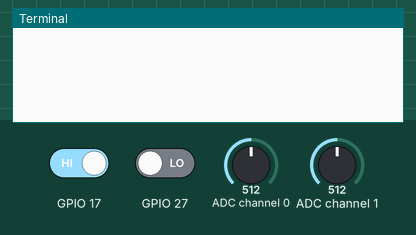
Bench run of a program on a simulated Raspberry Pi (BCM pin numbers). Parts: the last lines printed to the terminal. The test bench sets the inputs (shaded band); at power-on: GPIO 17 HIGH, GPIO 27 LOW, ADC channel 0 = 512, ADC channel 1 = 512 (analog values on the 0–1023 scale). Random numbers come from a fixed seed.

Above: at 1.2 s.
1.3 s: GPIO 17 driven LOW
At 1.9 s:
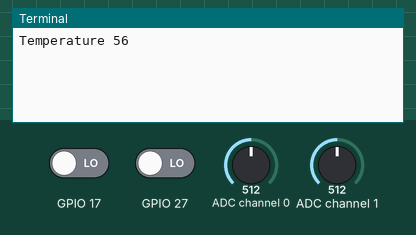
2.8 s: GPIO 17 driven HIGH and GPIO 27 driven HIGH
At 6.9 s:
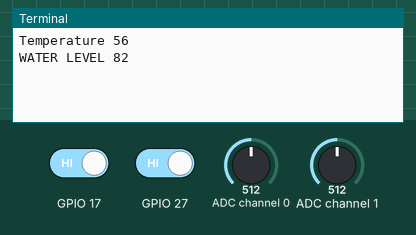

The program:

Sensor_interfacing.py
```python
import time
import RPi.GPIO as GPIO
import time
import random
# Import SPI library (for hardware SPI) and MCP3008 library.
import Adafruit_GPIO.SPI as SPI
import Adafruit_MCP3008

# Software SPI configuration:
CLK  = 11
MISO = 9
MOSI = 10
CS   = 8
mcp = Adafruit_MCP3008.MCP3008(clk=CLK, cs=CS, miso=MISO, mosi=MOSI)
GPIO.setwarnings(False)
GPIO.setmode(GPIO.BCM)
GPIO.setup(27,GPIO.IN)
GPIO.setup(17,GPIO.IN)
try:
    while True:
        water_level= mcp.read_adc(0)
        if ((GPIO.input(27))==1):
			water_level=random.randrange(10,100,1)
			print "WATER LEVEL",water_level
			time.sleep(5)
        temp = mcp.read_adc(1)
        if ((GPIO.input(17))==0):
			temp=random.randrange(40,130,2)
			print "Temperature",temp
			time.sleep(5)
except KeyboardInterrupt:
    print ("EXIT")
```

Measured:
- after the input at 1.3 s, the terminal: prints a new line at once (image 1)
- after the input at 2.8 s, the terminal: prints a new line after 3.5 s (image 2)
